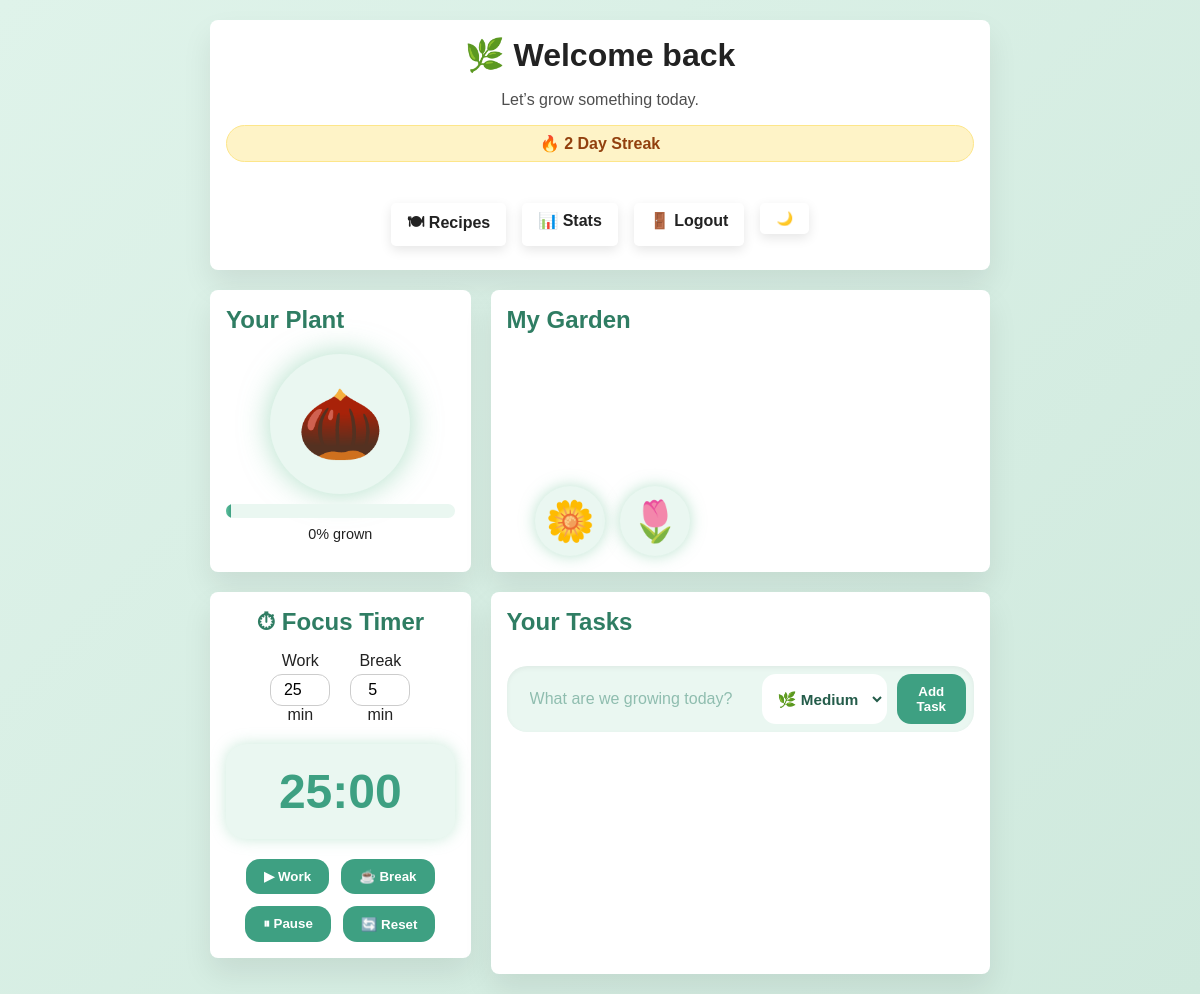
Page /dashboard (signed in) on the earlier database version.
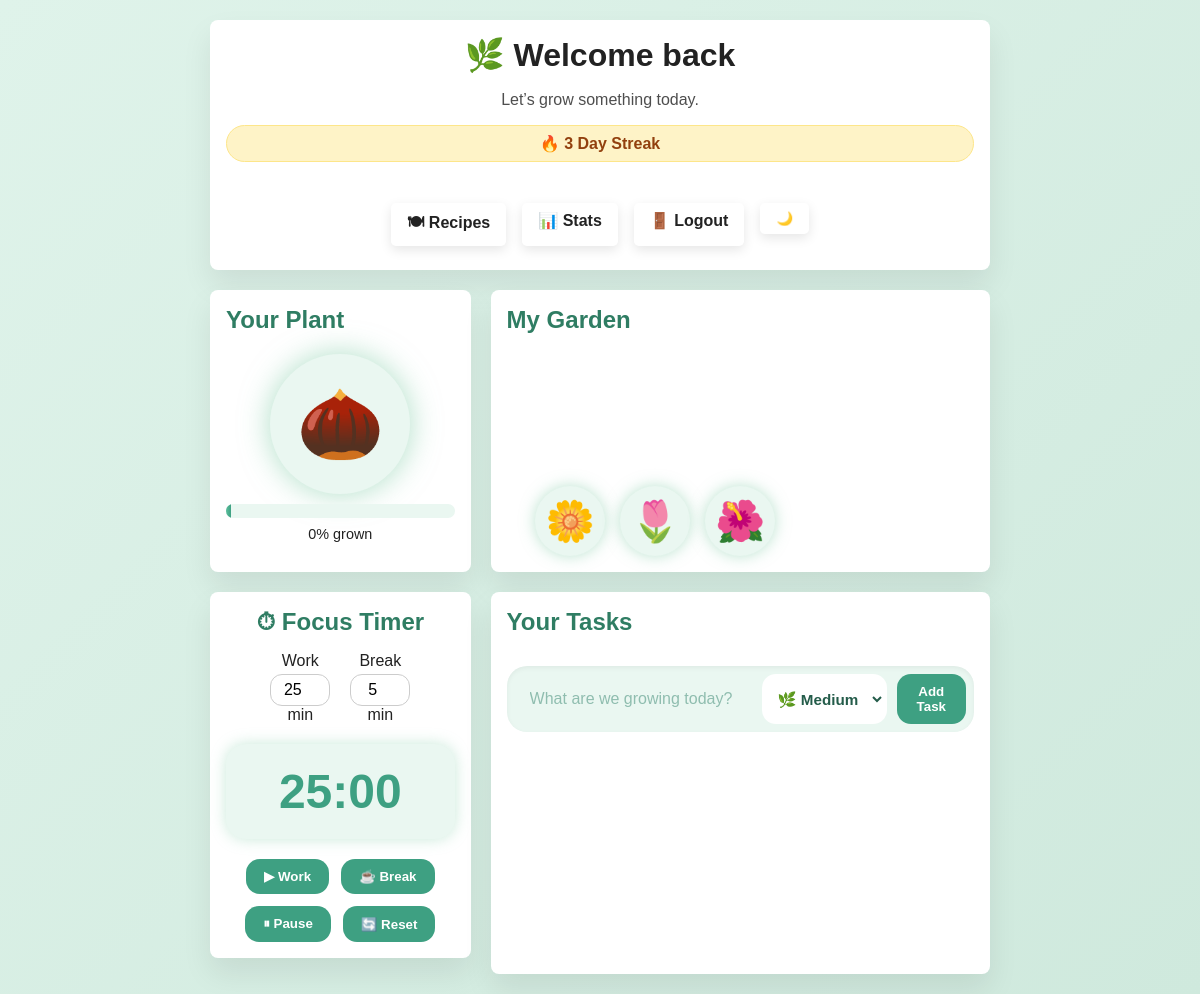
Same page on the later database version.
### app.py (models this page shows)
class HarvestedPlant(db.Model):
    id = db.Column(db.Integer, primary_key=True)
    user_id = db.Column(db.Integer, db.ForeignKey('user.id'), nullable=False)
    flower_type = db.Column(db.String(10), default="🌸") # Stores which emoji was grown
    date_harvested = db.Column(db.DateTime, default=datetime.utcnow)

### app.py (the view)
@app.route("/dashboard")
@login_required
def dashboard():
    tasks = Task.query.filter_by(user_id=current_user.id).all()
    completed_count = len([t for t in tasks if t.completed])
    progress = 0
    if len(tasks) > 0:
        progress = int((completed_count / len(tasks)) * 100)
    active_plant = Plant.query.filter_by(user_id=current_user.id, completed=False).first()
    if not active_plant:
        active_plant = Plant(user_id=current_user.id, stage=0)
        db.session.add(active_plant)
        db.session.commit()
    user_streak = current_user.streak if hasattr(current_user, 'streak') else 0
    current_streak = current_user.streak
    garden_flowers = HarvestedPlant.query.filter_by(user_id=current_user.id).all()
    return render_template("dashboard.html",
                           tasks=tasks,
                           plant=active_plant,
                           progress=progress,
                           streak=current_streak,
                           garden=garden_flowers)

### app.py (called while the page is built)
@login_manager.user_loader
def load_user(user_id):
    return User.query.get(int(user_id))

### templates/dashboard.html (shortened to what this page needs)
<!DOCTYPE html>
<html lang="en">
<head>
  <link rel="stylesheet" href="{{ url_for('static', filename='style.css') }}?v=2">
</head>
<body class="{% if session.get('theme') == 'dark' %}dark-mode{% endif %}">
<div class="container">
<div class="card header">
  <h1>🌿 Welcome back</h1>
  <p class="subtitle">Let’s grow something today.</p>
  <div class="streak">
    🔥 <span id="streak-count">{{ streak }}</span> Day Streak
  </div>
 <div class="nav-links">
  <a href="{{ url_for('recipes') }}" class="nav-button">🍽 Recipes</a>
  <a href="{{ url_for('stats') }}" class="nav-button">📊 Stats</a>
  <a href="{{ url_for('logout') }}" class="nav-button">🚪 Logout</a>
  <form method="POST" action="{{ url_for('toggle_theme') }}">
    <button type="submit" class="nav-button">
      {% if session.get('theme') == 'dark' %}
        ☀️
      {% else %}
        🌙
      {% endif %}
    </button>
  </form>
</div>
</div>
<div class="dashboard-grid">
<div class="card plant-card">
    <h2>Your Plant</h2>
    <div class="plant-wrapper">
        <div class="plant" id="main-plant-emoji">
    {% if plant %}
        {% if plant.stage == 0 %}🌰
        {% elif plant.stage == 1 %}🌱
        {% elif plant.stage == 2 %}🌿
        {% elif plant.stage == 3 %}🌸
        {% else %}🌰
        {% endif %}
    {% else %}
        🌰
    {% endif %}
</div>
    </div>
    <div class="progress-bar">
        <div id="meter-fill" class="meter-fill" style="width: {{ progress }}%;"></div>
    </div>
    <p class="progress-text" id="progress-text">{{ progress }}% grown</p>
</div>
<div class="card garden-card">
    <h2>My Garden</h2>
    <div class="plant-history">
        {% for flower in garden %}
            <span class="flower" title="Harvested on {{ flower.date_harvested.strftime('%Y-%m-%d') }}">
                {{ flower.flower_type }}
            </span>
        {% else %}
            <p class="subtitle">No flowers yet. Keep focusing to grow your garden!</p>
        {% endfor %}
    </div>
</div>
<div class="card timer-card">
  <h2>⏱ Focus Timer</h2>
  <div class="timer-settings">
    <div class="timer-input">
      <label>Work</label>
      <input type="number" id="work-time" value="25" min="1"> min
    </div>
    <div class="timer-input">
      <label>Break</label>
      <input type="number" id="break-time" value="5" min="1"> min
    </div>
  </div>
  <div id="timer-display" class="timer-display">25:00</div>
  <div class="timer-buttons">
    <button class="timer-btn" onclick="startTimer('work')">▶ Work</button>
    <button class="timer-btn" onclick="startTimer('break')">☕ Break</button>
    <button class="timer-btn" onclick="stopTimer()">⏸ Pause</button>
    <button class="timer-btn" onclick="resetTimer()">🔄 Reset</button>
  </div>
</div>
<div class="card tasks-card">
  <h2>Your Tasks</h2>
<form id="taskForm" class="task-form-container">
  <div class="input-wrapper">
    <input type="text" name="task" id="taskInput" placeholder="What are we growing today?" required>
    <select name="priority" class="priority-select">
      <option value="medium" selected>🌿 Medium</option>
    </select>
    <button type="submit" class="add-btn">Add Task</button>
  </div>
</form>
  </div>
</body>
</html>

Differences in the rows shown:
added HarvestedPlant: flower_type "🌺"
Other differences:
{{ streak }}: "2" → "3"
